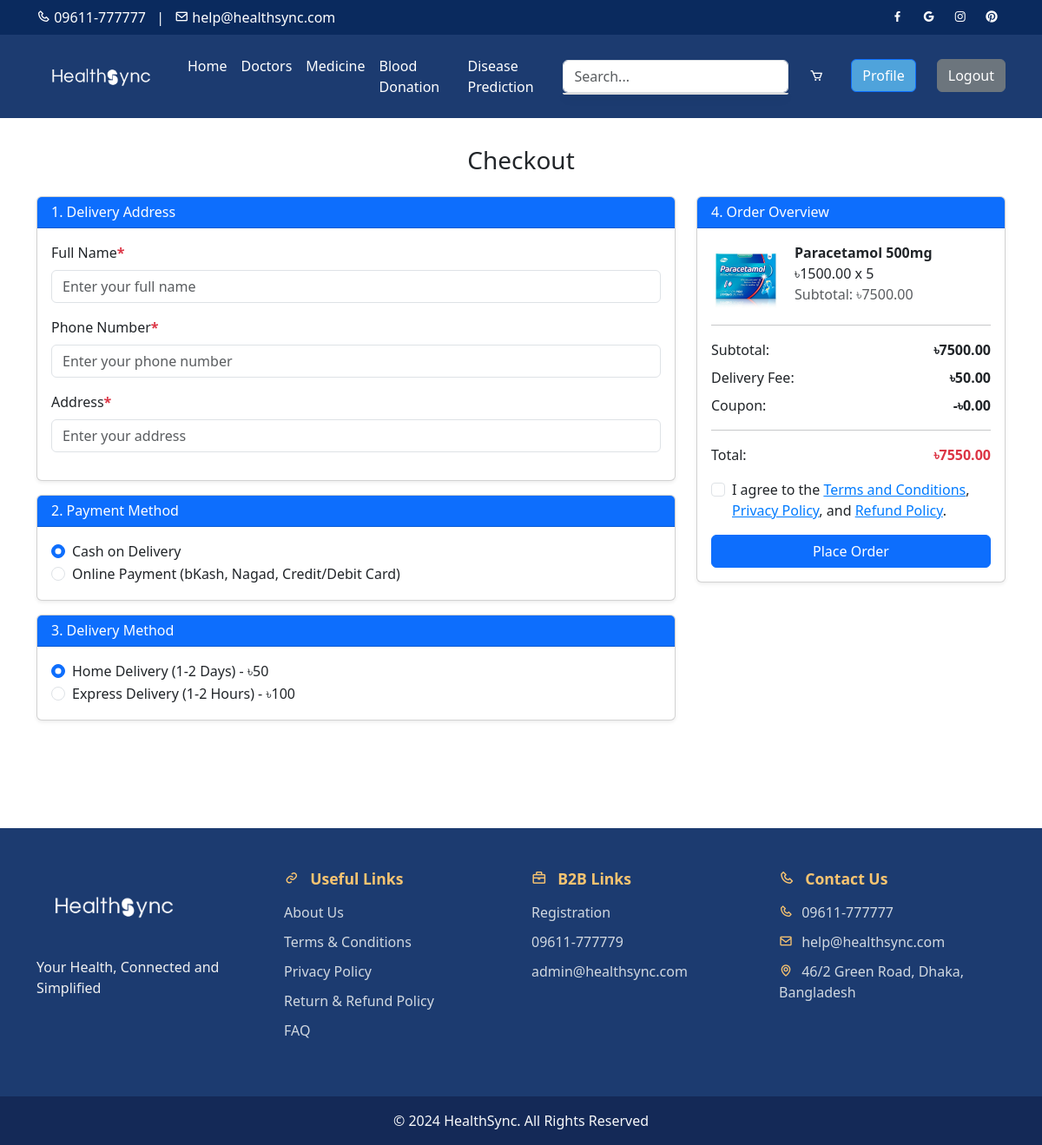
Screenshot of /checkout/ (signed in) with the database file from the repository.
### core/models.py (models this page shows, shortened)
class CartItem(models.Model):
    user = models.ForeignKey(User, on_delete=models.CASCADE)
    product = models.ForeignKey(Product, on_delete=models.CASCADE)
    quantity = models.PositiveIntegerField(default=1)
    def item_total(self):
        return self.product.price * self.quantity

class Product(models.Model):
    IN_STOCK = 'In Stock'
    OUT_OF_STOCK = 'Out of Stock'
    AVAILABILITY_CHOICES = [
        (IN_STOCK, 'In Stock'),
        (OUT_OF_STOCK, 'Out of Stock'),
    ]
    TABLET = 'Tablet'
    SYRUP = 'Syrup'
    INJECTION = 'Injection'
    FORM_CHOICES = [
        (TABLET, 'Tablet'),
        (SYRUP, 'Syrup'),
        (INJECTION, 'Injection'),
    ]
    name = models.CharField(max_length=200)
    sku = models.CharField(max_length=50, unique=True)
    price = models.DecimalField(max_digits=10, decimal_places=2, db_index=True, validators=[MinValueValidator(0)])
    original_price = models.DecimalField(max_digits=10, decimal_places=2, blank=True, null=True,
                                         validators=[MinValueValidator(0)])
    short_description = models.TextField()
    form = models.CharField(max_length=50, choices=FORM_CHOICES, db_index=True)
    pack_size = models.CharField(max_length=50)
    manufacturer = models.ForeignKey(Manufacturer, on_delete=models.CASCADE, db_index=True)
    availability = models.CharField(max_length=20, choices=AVAILABILITY_CHOICES, db_index=True)
    description = models.TextField()
    directions = models.TextField()
    warnings = models.TextField()
    image = models.ImageField(upload_to='product_images/')

### core/views.py (the view, shortened to what this page needs)
# urls.py: path('checkout/', views.checkout, name='checkout'),  # Checkout process
@login_required(login_url='request_otp')
def checkout(request):
    cart_items = CartItem.objects.filter(user=request.user)
    if not cart_items.exists():
        messages.warning(request, "Your cart is empty. Please add items to proceed to checkout.")
        return redirect('view_cart')
    context = {
        'cart_items': cart_items,
        'subtotal': sum(item.item_total() for item in cart_items),
        'delivery_fee': 50,
        'discount': 0,
        'total': sum(item.item_total() for item in cart_items) + 50 - 0,
    }
    return render(request, 'checkout.html', context)

### core/templates/checkout.html (shortened to what this page needs)
{% extends "base.html" %}
{% load static %}
{% block content %}
<div class="container py-5">
    <h3 class="text-center mb-4">Checkout</h3>
    <form method="POST" action="{% url 'checkout' %}">
        <div class="row">
            <div class="col-md-8">
                <div class="card shadow-sm mb-3">
                    <div class="card-header bg-primary text-white">
                        <h6 class="mb-0">1. Delivery Address</h6>
                    </div>
                    <div class="card-body">
                        <div class="mb-3">
                            <label for="fullName" class="form-label">Full Name<span class="text-danger">*</span></label>
                            <input type="text" class="form-control" name="full_name" id="fullName" placeholder="Enter your full name" required>
                        </div>
                        <div class="mb-3">
                            <label for="phoneNumber" class="form-label">Phone Number<span class="text-danger">*</span></label>
                            <input type="text" class="form-control" name="phone_number" id="phoneNumber" placeholder="Enter your phone number" required>
                        </div>
                        <div class="mb-3">
                            <label for="newAddressLine" class="form-label">Address<span class="text-danger">*</span></label>
                            <input type="text" class="form-control" name="address" id="newAddressLine" placeholder="Enter your address" required>
                        </div>
                    </div>
                </div>
                <div class="card shadow-sm mb-3">
                    <div class="card-header bg-primary text-white">
                        <h6 class="mb-0">2. Payment Method</h6>
                    </div>
                    <div class="card-body">
                        <div class="form-check">
                            <input class="form-check-input" type="radio" name="payment_method" value="COD" id="COD" checked>
                            <label class="form-check-label" for="COD">Cash on Delivery</label>
                        </div>
                        <div class="form-check">
                            <input class="form-check-input" type="radio" name="payment_method" value="Online Payment" id="online">
                            <label class="form-check-label" for="online">Online Payment (bKash, Nagad, Credit/Debit Card)</label>
                        </div>
                    </div>
                </div>
                <div class="card shadow-sm mb-3">
                    <div class="card-header bg-primary text-white">
                        <h6 class="mb-0">3. Delivery Method</h6>
                    </div>
                    <div class="card-body">
                        <div class="form-check">
                            <input class="form-check-input" type="radio" name="delivery_method" value="Home Delivery" id="homeDelivery" checked onchange="updateDeliveryFee(50)">
                            <label class="form-check-label" for="homeDelivery">Home Delivery (1-2 Days) - ৳50</label>
                        </div>
                        <div class="form-check">
                            <input class="form-check-input" type="radio" name="delivery_method" value="Express Delivery" id="expressDelivery" onchange="updateDeliveryFee(100)">
                            <label class="form-check-label" for="expressDelivery">Express Delivery (1-2 Hours) - ৳100</label>
                        </div>
                    </div>
                </div>
            </div>
            <div class="col-md-4">
                <div class="card shadow-sm">
                    <div class="card-header bg-primary text-white">
                        <h6 class="mb-0">4. Order Overview</h6>
                    </div>
                    <div class="card-body">
                        {% for item in cart_items %}
                        <div class="d-flex mb-3">
                            <img src="{{ item.product.image.url }}" alt="{{ item.product.name }}" class="img-fluid rounded-square me-3" style="width: 80px;">
                            <div>
                                <strong>{{ item.product.name }}</strong>
                                <p class="mb-0">৳{{ item.product.price }} x {{ item.quantity }}</p>
                                <p class="mb-0 text-muted">Subtotal: ৳{{ item.item_total|floatformat:2 }}</p>
                            </div>
                        </div>
                        {% endfor %}
                        <hr>
                        <div class="d-flex justify-content-between mb-2">
                            <span>Subtotal:</span>
                            <strong>৳{{ subtotal|floatformat:2 }}</strong>
                        </div>
                        <div class="d-flex justify-content-between mb-2">
                            <span>Delivery Fee:</span>
                            <strong id="deliveryFee">৳50.00</strong>
                        </div>
                        <div class="d-flex justify-content-between mb-2">
                            <span>Coupon:</span>
                            <strong>-৳{{ discount|floatformat:2 }}</strong>
                        </div>
                        <hr>
                        <div class="d-flex justify-content-between mb-3">
                            <span>Total:</span>
                            <strong id="totalAmount" class="text-danger">৳{{ total|floatformat:2 }}</strong>
                        </div>
                        <div class="form-check mb-3">
                            <input class="form-check-input" type="checkbox" id="terms" required>
                            <label class="form-check-label" for="terms">
                                I agree to the <a href="{% url 'terms_conditions' %}" class="text-decoration-underline text-primary">Terms and Conditions</a>,
                                <a href="{% url 'privacy_policy' %}" class="text-decoration-underline text-primary">Privacy Policy</a>, and
                                <a href="{% url 'refund_policy' %}" class="text-decoration-underline text-primary">Refund Policy</a>.
                            </label>
                        </div>
                        <button type="submit" class="btn btn-primary w-100">Place Order</button>
                    </div>
                </div>
            </div>
        </div>
    </form>
</div>
{% endblock %}

### core/templates/base.html (style rules this page uses)
body, html { display: flex; flex-direction: column; min-height: 100vh; margin: 0; }

### core/templates/checkout.html (style rules this page uses)
.form-select, .form-check-input { border-radius: 8px; }
.card-header { font-weight: 500; font-size: 1rem; }
.card-body strong { font-size: 1rem; }
.text-danger { font-weight: 600; }
.text-primary { color: #007bff !important; }

### rows the page displays
CartItem: product.image (picture), product.name "Paracetamol 500mg", product.price "1500.00", quantity "5", item_total "7500.00"

### other values shown
{{ subtotal|floatformat:2 }} "7500.00"
{{ discount|floatformat:2 }} "0.00"
{{ total|floatformat:2 }} "7550.00"
